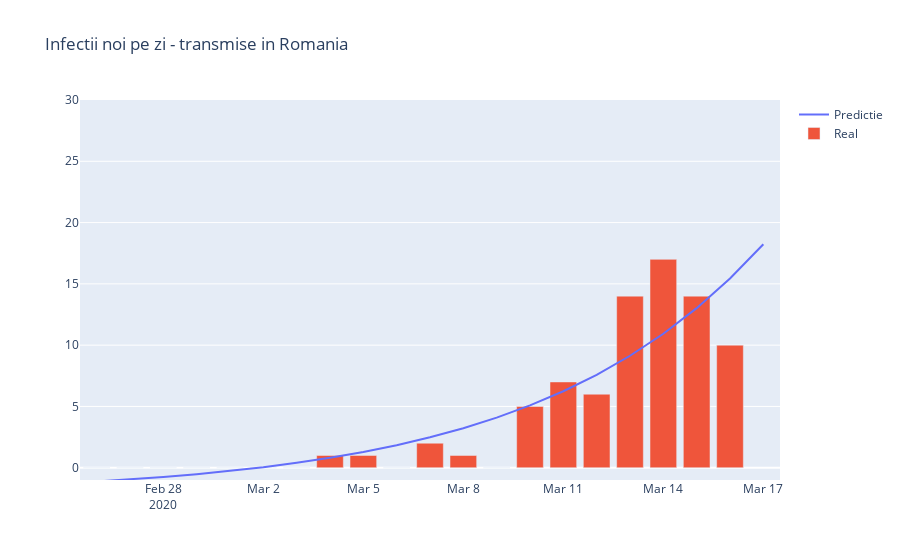

Notebook code for this chart:
### Code cell
#Cazuri interne
inf_pred = infectii.merge(predictii, left_on='data', right_on='data', how='outer')
x = inf_pred['data']
y = inf_pred['infectii_interne']

x2 = np.linspace(1, l+1, l+1)

fig = go.Figure(data=[
    go.Scatter(name='Predictie', x=x, y=func(x2, *popt)),
    go.Bar(name='Real', x=x, y=y)
])

fig.update_layout(title="Infectii noi pe zi - transmise in Romania",
    yaxis=dict(range=[-1, 30]))

#py.iplot(fig)
fig.show()
#pio.write_html(fig, file='infectii_noi_zi_romania.html', auto_open=True)

### Figure 1 — Plotly figure (JSON) as saved in the notebook; plotly's stock layout.template omitted (floating-point values rounded to 4 significant figures)
{"data": [{"name": "Predictie", "type": "scatter", "x": ["2020-02-26T00:00:00", "2020-02-27T00:00:00", "2020-02-28T00:00:00", "2020-02-29T00:00:00", "2020-03-01T00:00:00", "2020-03-02T00:00:00", "2020-03-03T00:00:00", "2020-03-04T00:00:00", "2020-03-05T00:00:00", "2020-03-06T00:00:00", "2020-03-07T00:00:00", "2020-03-08T00:00:00", "2020-03-09T00:00:00", "2020-03-10T00:00:00", "2020-03-11T00:00:00", "2020-03-12T00:00:00", "2020-03-13T00:00:00", "2020-03-14T00:00:00", "2020-03-15T00:00:00", "2020-03-16T00:00:00", "2020-03-17T00:00:00"], "y": [-1.122, -0.952, -0.755, -0.5266, -0.2619, 0.04478, 0.4002, 0.8121, 1.289, 1.843, 2.484, 3.227, 4.088, 5.085, 6.241, 7.581, 9.134, 10.93, 13.02, 15.44, 18.24]}, {"name": "Real", "type": "bar", "x": ["2020-02-26T00:00:00", "2020-02-27T00:00:00", "2020-02-28T00:00:00", "2020-02-29T00:00:00", "2020-03-01T00:00:00", "2020-03-02T00:00:00", "2020-03-03T00:00:00", "2020-03-04T00:00:00", "2020-03-05T00:00:00", "2020-03-06T00:00:00", "2020-03-07T00:00:00", "2020-03-08T00:00:00", "2020-03-09T00:00:00", "2020-03-10T00:00:00", "2020-03-11T00:00:00", "2020-03-12T00:00:00", "2020-03-13T00:00:00", "2020-03-14T00:00:00", "2020-03-15T00:00:00", "2020-03-16T00:00:00", "2020-03-17T00:00:00"], "y": [0, 0, 0, 0, 0, 0, 0, 1, 1, 0, 2, 1, 0, 5, 7, 6, 14, 17, 14, 10, null]}], "layout": {"title": {"text": "Infectii noi pe zi - transmise in Romania"}, "yaxis": {"range": [-1, 30]}}}
